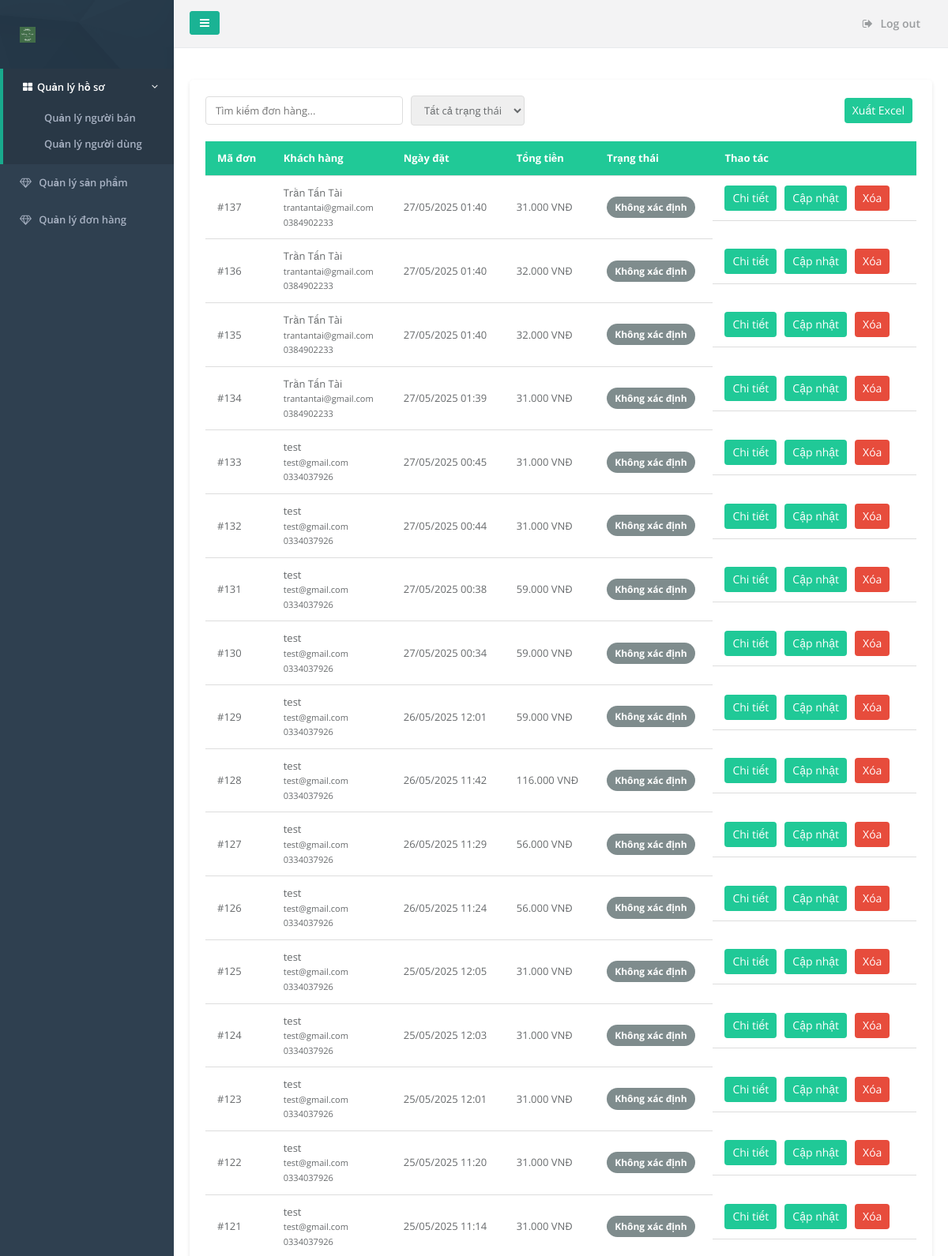
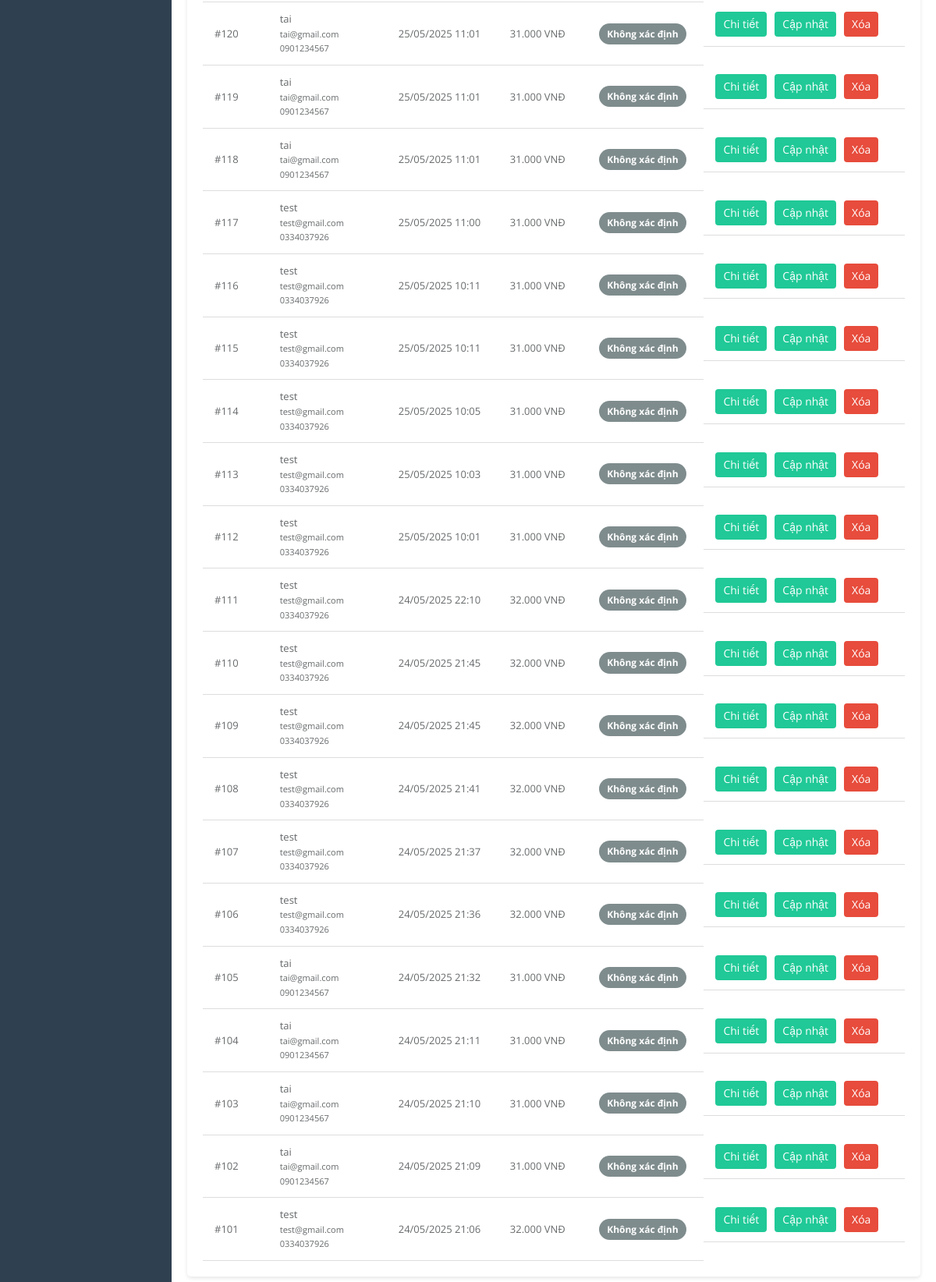
/view/admin/index.php?action=quan-ly-don-hang (signed in), run on the app's committed database (2 pictures, top to bottom).
### tables this page shows
CREATE TABLE `orders` (
  `id` int(11) NOT NULL,
  `user_id` int(11) NOT NULL,
  `order_date` timestamp NOT NULL DEFAULT current_timestamp(),
  `status` int(11) NOT NULL,
  `total_amount` decimal(10,2) NOT NULL,
  `notes` text DEFAULT NULL,
  `Shipping_address` text NOT NULL
);

CREATE TABLE `users` (
  `id` int(11) NOT NULL,
  `name` varchar(100) NOT NULL,
  `email` varchar(100) NOT NULL,
  `password` varchar(255) NOT NULL,
  `phone` varchar(20) NOT NULL,
  `address` text NOT NULL,
  `role` int(11) NOT NULL
);

### view/admin/quan-ly-don-hang.php (the view, shortened to what this page needs)
    <?php
        try {
            $host = "localhost";
            $dbname = "nongsan";
            $username = "root";
            $password = "";
            $conn = new PDO("mysql:host=$host;dbname=$dbname", $username, $password);
            $conn->setAttribute(PDO::ATTR_ERRMODE, PDO::ERRMODE_EXCEPTION);
            $query = "SELECT o.*, u.name as customer_name, u.email, u.phone
                    FROM orders o
                    LEFT JOIN users u ON o.user_id = u.id
                    ORDER BY o.order_date DESC";
            $result = $conn->prepare($query);
            $result->execute();
        } catch(PDOException $e) {
            echo "Lỗi kết nối: " . $e->getMessage();
            $result = null;
        }
        function getStatusText($status) {
            switch($status) {
                default:
                    return 'Không xác định';
            }
        }
        function getStatusColor($status) {
            switch($status) {
                default:
                    return '#7f8c8d';
            }
        }
    ?>
<div class="content">
    <div class="filter-section">
        <div class="filter-group">
            <input type="text" class="search-box" id="searchOrder" placeholder="Tìm kiếm đơn hàng...">
            <select class="filter-select" id="statusFilter">
                <option value="">Tất cả trạng thái</option>
            </select>
        </div>
        <div>
            <button class="order-btn" onclick="exportOrders()">Xuất Excel</button>
        </div>
    </div>
    <table class="order-table">
        <thead>
            <tr>
                <th>Mã đơn</th>
                <th>Khách hàng</th>
                <th>Ngày đặt</th>
                <th>Tổng tiền</th>
                <th>Trạng thái</th>
                <th>Thao tác</th>
            </tr>
        </thead>
        <tbody>
            <?php
            if ($result && $result->rowCount() > 0) {
                while($row = $result->fetch(PDO::FETCH_ASSOC)):
                    $statusText = getStatusText($row['status']);
                    $statusColor = getStatusColor($row['status']);
            ?>
            <tr>
                <td>#<?php echo $row['id']; ?></td>
                <td>
                    <?php echo $row['customer_name']; ?><br>
                    <small><?php echo $row['email']; ?></small><br>
                    <small><?php echo $row['phone']; ?></small>
                </td>
                <td><?php echo date('d/m/Y H:i', strtotime($row['order_date'])); ?></td>
                <td><?php echo number_format($row['total_amount'], 0, ',', '.') . ' VNĐ'; ?></td>
                <td>
                    <span class="status-badge" style="background-color: <?php echo $statusColor; ?>">
                        <?php echo $statusText; ?>
                    </span>
                </td>
                <td class="action-buttons">
                    <button class="order-btn" onclick="viewOrderDetails(<?php echo $row['id']; ?>)">Chi tiết</button>
                    <button class="order-btn" onclick="updateOrderStatus(<?php echo $row['id']; ?>, '<?php echo $row['status']; ?>')">Cập nhật</button>
                    <button class="order-btn delete-btn" onclick="confirmDeleteOrder(<?php echo $row['id']; ?>)">Xóa</button>
                </td>
            </tr>
            <?php
                endwhile;
            } else {
                echo "<tr><td colspan='6' style='text-align:center'>Không có đơn hàng nào</td></tr>";
            }
            ?>
        </tbody>
    </table>
</div>

### asset/css/quan-ly-don-hang.css (style rules this page uses)
.content { margin-top: 20px; background-color: white; border-radius: 5px; box-shadow: 0 2px 5px rgba(0,0,0,0.1); padding: 20px; }
.order-table { width: 100%; border-collapse: collapse; margin-top: 20px; }
.order-table th, .order-table td { padding: 12px 15px; text-align: left; border-bottom: 1px solid #ddd; }
.order-table th { background-color: #20c997; color: white; }
.order-btn { display: inline-block; padding: 6px 10px; background-color: #20c997; color: white; text-decoration: none; border-radius: 4px; border: none; cursor: pointer; font-size: 14px; margin-right: 5px; }
.delete-btn { background-color: #e74c3c; }
.status-badge { display: inline-block; padding: 5px 10px; border-radius: 20px; color: white; font-size: 12px; font-weight: bold; }
.action-buttons { display: flex; gap: 5px; }
.filter-section { display: flex; justify-content: space-between; align-items: center; margin-bottom: 20px; }
.filter-group { display: flex; align-items: center; gap: 10px; }
.search-box { padding: 8px 12px; border: 1px solid #ddd; border-radius: 4px; width: 250px; }
.filter-select { padding: 8px 12px; border: 1px solid #ddd; border-radius: 4px; }

### data on the page
orders: id "137", user.name "Trần Tấn Tài", user.email "trantantai@gmail.com", user.phone "0384902233", order_date "27/05/2025 01:40", total_amount "31.000", status "Không xác định"
orders: id "136", user.name "Trần Tấn Tài", user.email "trantantai@gmail.com", user.phone "0384902233", order_date "27/05/2025 01:40", total_amount "32.000", status "Không xác định"
orders: id "135", user.name "Trần Tấn Tài", user.email "trantantai@gmail.com", user.phone "0384902233", order_date "27/05/2025 01:40", total_amount "32.000", status "Không xác định"
orders: id "134", user.name "Trần Tấn Tài", user.email "trantantai@gmail.com", user.phone "0384902233", order_date "27/05/2025 01:39", total_amount "31.000", status "Không xác định"
orders: id "133", user.name "test", user.email "test@gmail.com", user.phone "0334037926", order_date "27/05/2025 00:45", total_amount "31.000", status "Không xác định"
orders: id "132", user.name "test", user.email "test@gmail.com", user.phone "0334037926", order_date "27/05/2025 00:44", total_amount "31.000", status "Không xác định"
orders: id "131", user.name "test", user.email "test@gmail.com", user.phone "0334037926", order_date "27/05/2025 00:38", total_amount "59.000", status "Không xác định"
orders: id "130", user.name "test", user.email "test@gmail.com", user.phone "0334037926", order_date "27/05/2025 00:34", total_amount "59.000", status "Không xác định"
orders: id "129", user.name "test", user.email "test@gmail.com", user.phone "0334037926", order_date "26/05/2025 12:01", total_amount "59.000", status "Không xác định"
orders: id "128", user.name "test", user.email "test@gmail.com", user.phone "0334037926", order_date "26/05/2025 11:42", total_amount "116.000", status "Không xác định"
orders: id "127", user.name "test", user.email "test@gmail.com", user.phone "0334037926", order_date "26/05/2025 11:29", total_amount "56.000", status "Không xác định"
orders: id "126", user.name "test", user.email "test@gmail.com", user.phone "0334037926", order_date "26/05/2025 11:24", total_amount "56.000", status "Không xác định"
orders: id "125", user.name "test", user.email "test@gmail.com", user.phone "0334037926", order_date "25/05/2025 12:05", total_amount "31.000", status "Không xác định"
orders: id "124", user.name "test", user.email "test@gmail.com", user.phone "0334037926", order_date "25/05/2025 12:03", total_amount "31.000", status "Không xác định"
orders: id "123", user.name "test", user.email "test@gmail.com", user.phone "0334037926", order_date "25/05/2025 12:01", total_amount "31.000", status "Không xác định"
orders: id "122", user.name "test", user.email "test@gmail.com", user.phone "0334037926", order_date "25/05/2025 11:20", total_amount "31.000", status "Không xác định"
orders: id "121", user.name "test", user.email "test@gmail.com", user.phone "0334037926", order_date "25/05/2025 11:14", total_amount "31.000", status "Không xác định"
orders: id "120", user.name "tai", user.email "tai@gmail.com", user.phone "0901234567", order_date "25/05/2025 11:01", total_amount "31.000", status "Không xác định"
orders: id "119", user.name "tai", user.email "tai@gmail.com", user.phone "0901234567", order_date "25/05/2025 11:01", total_amount "31.000", status "Không xác định"
orders: id "118", user.name "tai", user.email "tai@gmail.com", user.phone "0901234567", order_date "25/05/2025 11:01", total_amount "31.000", status "Không xác định"
orders: id "117", user.name "test", user.email "test@gmail.com", user.phone "0334037926", order_date "25/05/2025 11:00", total_amount "31.000", status "Không xác định"
orders: id "116", user.name "test", user.email "test@gmail.com", user.phone "0334037926", order_date "25/05/2025 10:11", total_amount "31.000", status "Không xác định"
orders: id "115", user.name "test", user.email "test@gmail.com", user.phone "0334037926", order_date "25/05/2025 10:11", total_amount "31.000", status "Không xác định"
orders: id "114", user.name "test", user.email "test@gmail.com", user.phone "0334037926", order_date "25/05/2025 10:05", total_amount "31.000", status "Không xác định"
orders: id "113", user.name "test", user.email "test@gmail.com", user.phone "0334037926", order_date "25/05/2025 10:03", total_amount "31.000", status "Không xác định"
orders: id "112", user.name "test", user.email "test@gmail.com", user.phone "0334037926", order_date "25/05/2025 10:01", total_amount "31.000", status "Không xác định"
orders: id "111", user.name "test", user.email "test@gmail.com", user.phone "0334037926", order_date "24/05/2025 22:10", total_amount "32.000", status "Không xác định"
orders: id "110", user.name "test", user.email "test@gmail.com", user.phone "0334037926", order_date "24/05/2025 21:45", total_amount "32.000", status "Không xác định"
orders: id "109", user.name "test", user.email "test@gmail.com", user.phone "0334037926", order_date "24/05/2025 21:45", total_amount "32.000", status "Không xác định"
orders: id "108", user.name "test", user.email "test@gmail.com", user.phone "0334037926", order_date "24/05/2025 21:41", total_amount "32.000", status "Không xác định"
orders: id "107", user.name "test", user.email "test@gmail.com", user.phone "0334037926", order_date "24/05/2025 21:37", total_amount "32.000", status "Không xác định"
orders: id "106", user.name "test", user.email "test@gmail.com", user.phone "0334037926", order_date "24/05/2025 21:36", total_amount "32.000", status "Không xác định"
orders: id "105", user.name "tai", user.email "tai@gmail.com", user.phone "0901234567", order_date "24/05/2025 21:32", total_amount "31.000", status "Không xác định"
orders: id "104", user.name "tai", user.email "tai@gmail.com", user.phone "0901234567", order_date "24/05/2025 21:11", total_amount "31.000", status "Không xác định"
orders: id "103", user.name "tai", user.email "tai@gmail.com", user.phone "0901234567", order_date "24/05/2025 21:10", total_amount "31.000", status "Không xác định"
orders: id "102", user.name "tai", user.email "tai@gmail.com", user.phone "0901234567", order_date "24/05/2025 21:09", total_amount "31.000", status "Không xác định"
orders: id "101", user.name "test", user.email "test@gmail.com", user.phone "0334037926", order_date "24/05/2025 21:06", total_amount "32.000", status "Không xác định"
